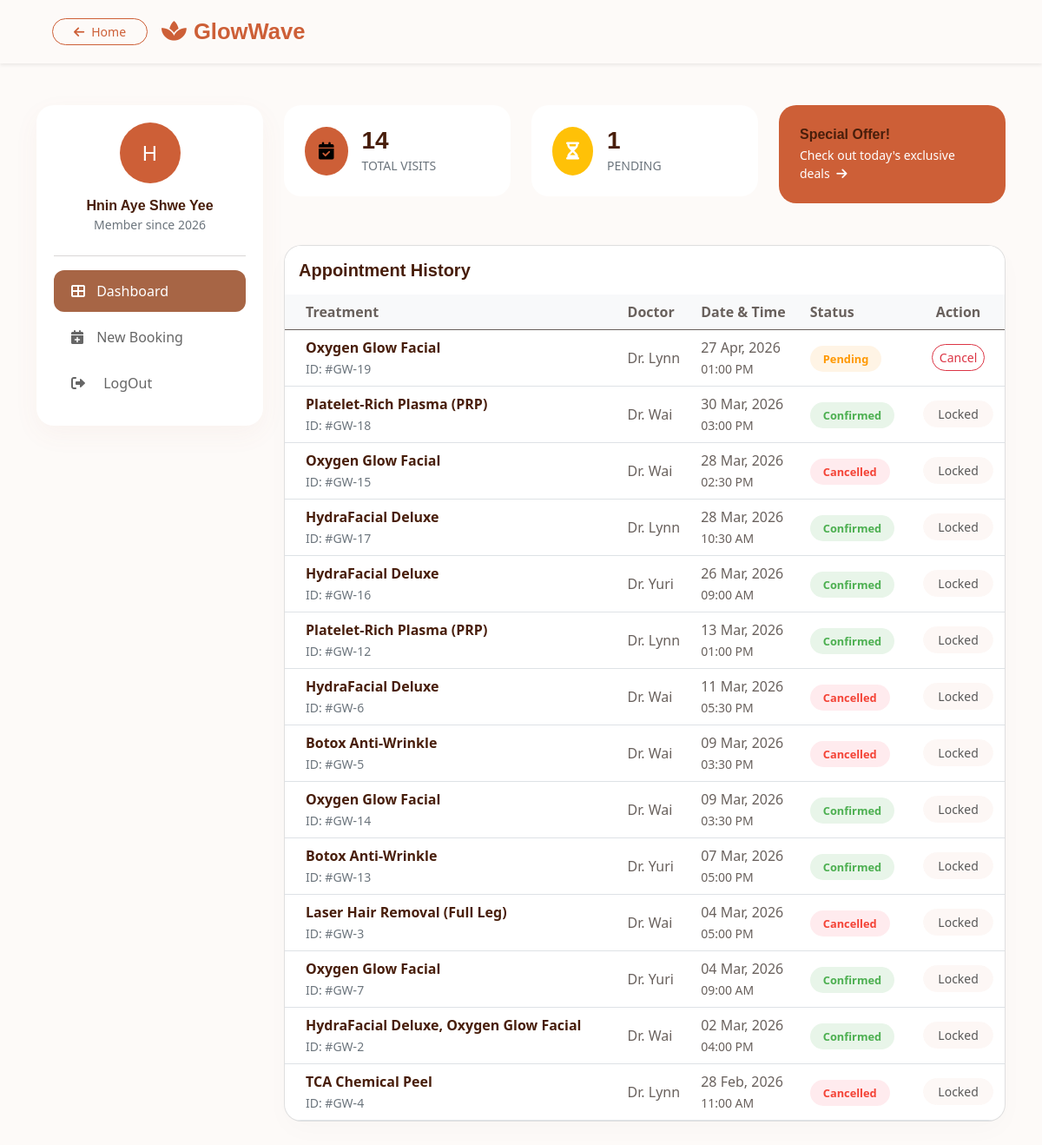
Page /pages/client_dashboard.php (signed in) on the committed database.
### tables this page shows
CREATE TABLE `appointments` (
  `appointmentID` int(11) NOT NULL,
  `clientID` int(11) NOT NULL,
  `doctorID` int(11) NOT NULL,
  `book_date` date NOT NULL,
  `book_time` time NOT NULL,
  `status` enum('Pending','Confirmed','Cancelled','Completed') DEFAULT 'Pending',
  `created_at` timestamp NOT NULL DEFAULT current_timestamp(),
  `client_name` varchar(50) NOT NULL,
  `client_phone` varchar(50) NOT NULL,
  `promotionID` int(11) DEFAULT NULL,
  `staffID` int(11) NOT NULL
);

CREATE TABLE `doctor` (
  `doctorID` int(11) NOT NULL,
  `doctorName` varchar(100) NOT NULL,
  `specialization` varchar(100) NOT NULL,
  `phone` varchar(20) NOT NULL,
  `email` varchar(100) NOT NULL,
  `image` varchar(255) NOT NULL
);

### pages/client_dashboard.php (the view, shortened to what this page needs)
<?php
include("connect.php");
$clientID = $_SESSION['clientID'];
$clientName = $_SESSION['clientName'];
$total_res = mysqli_query($connect, "SELECT COUNT(*) as total FROM Appointments WHERE clientID = '$clientID'");
$total_data = mysqli_fetch_assoc($total_res);
$pending_res = mysqli_query($connect, "SELECT COUNT(*) as pending FROM Appointments WHERE clientID = '$clientID' AND status = 'Pending'");
$pending_data = mysqli_fetch_assoc($pending_res);
$sql = "SELECT a.*, d.doctorName,
               GROUP_CONCAT(t.treatmentName SEPARATOR ', ') as treatments
        FROM Appointments a
        JOIN Doctor d ON a.doctorID = d.doctorID
        JOIN appointment_details ad ON a.appointmentID = ad.appointmentID
        JOIN Treatment t ON ad.treatmentID = t.treatmentID
        WHERE a.clientID = '$clientID'
        GROUP BY a.appointmentID
        ORDER BY a.book_date DESC, a.book_time DESC";
$appt_res = mysqli_query($connect, $sql);
?>
<!DOCTYPE html>
<html lang="en">
<head>
    <link href="css/bootstrap.min.css" rel="stylesheet">
    <link href="https://cdnjs.cloudflare.com/ajax/libs/font-awesome/6.0.0/css/all.min.css" rel="stylesheet">
</head>
<body>
    <nav class="navbar navbar-expand-lg sticky-top py-3 px-lg-5 shadow-sm">
        <div class="container-fluid">
            <a href="index.php" class="btn btn-outline-primary btn-sm rounded-pill px-4 me-3">
                <i class="fa fa-arrow-left me-2"></i>Home
            </a>
            <a href="index.php" class="navbar-brand me-auto">
                <h1 class="m-0 text-primary" style="font-size: 1.6rem; font-weight: 800;">
                    <i class="fa fa-spa me-2"></i>GlowWave
                </h1>
            </a>
        </div>
    </nav>
    <div class="container py-5">
        <div class="row g-4">
            <div class="col-lg-3">
                <div class="sidebar">
                    <div class="text-center mb-4">
                        <div class="bg-primary text-white rounded-circle d-inline-flex align-items-center justify-content-center mb-3" style="width: 70px; height: 70px; font-size: 1.5rem;">
                            <?= strtoupper(substr($clientName, 0, 1)) ?>
                        </div>
                        <h6 class="mb-0"><?= $clientName ?></h6>
                        <small class="text-muted">Member since <?= date('Y') ?></small>
                    </div>
                    <hr>
                    <a href="client_dashboard.php" class="nav-link-custom active"><i class="fa fa-th-large"></i> Dashboard</a>
                    <a href="appointment.php" class="nav-link-custom"><i class="fa fa-calendar-plus"></i> New Booking</a>
                    <a href="logout.php" class="nav-link-custom"><i class="fa-solid fa-right-from-bracket me-2"></i> LogOut</a>
                </div>
            </div>
            <div class="col-lg-9">
                <div class="row g-4 mb-5">
                    <div class="col-md-4">
                        <div class="stat-card card p-4">
                            <div class="d-flex align-items-center">
                                <div class="btn-primary rounded-circle p-3 me-3"><i class="fa fa-calendar-check fa-lg"></i></div>
                                <div>
                                    <h3 class="mb-0"><?= $total_data['total'] ?></h3>
                                    <small class="text-muted text-uppercase">Total Visits</small>
                                </div>
                            </div>
                        </div>
                    </div>
                    <div class="col-md-4">
                        <div class="stat-card card p-4">
                            <div class="d-flex align-items-center">
                                <div class="bg-warning text-white rounded-circle p-3 me-3"><i class="fa fa-hourglass-half fa-lg"></i></div>
                                <div>
                                    <h3 class="mb-0"><?= $pending_data['pending'] ?></h3>
                                    <small class="text-muted text-uppercase">Pending</small>
                                </div>
                            </div>
                        </div>
                    </div>
                    <div class="col-md-4">
                        <div class="stat-card card p-4 bg-primary text-white">
                            <a href="promotion.php" class="text-white text-decoration-none">
                                <h6 class="mb-1">Special Offer!</h6>
                                <p class="small mb-0">Check out today's exclusive deals <i class="fa fa-arrow-right ms-1"></i></p>
                            </a>
                        </div>
                    </div>
                </div>
                <div class="table-container card border-none">
                    <div class="card-header bg-white py-3 border-0 d-flex justify-content-between">
                        <h5 class="mb-0 fw-bold">Appointment History</h5>
                    </div>
                    <div class="table-responsive">
                        <table class="table table-hover align-middle mb-0">
                            <thead>
                                <tr>
                                    <th class="ps-4">Treatment</th>
                                    <th>Doctor</th>
                                    <th>Date & Time</th>
                                    <th>Status</th>
                                    <th class="text-center">Action</th>
                                </tr>
                            </thead>
                            <tbody>
                                <?php if(mysqli_num_rows($appt_res) > 0): while($row = mysqli_fetch_assoc($appt_res)): ?>
                                <tr>
                                    <td class="ps-4">
                                        <span class="fw-bold d-block text-dark"><?= $row['treatments'] ?></span>
                                        <small class="text-muted">ID: #GW-<?= $row['appointmentID'] ?></small>
                                    </td>
                                    <td><?= $row['doctorName'] ?></td>
                                    <td><?= date('d M, Y', strtotime($row['book_date'])) ?><br><small><?= date('h:i A', strtotime($row['book_time'])) ?></small></td>
                                    <td><span class="status-badge status-<?= $row['status'] ?>"><?= $row['status'] ?></span></td>
                                    <td class="text-center">
                                        <?php if($row['status'] == 'Pending'): ?>
                                            <a href="cancel-appt.php?id=<?= $row['appointmentID'] ?>" class="btn btn-sm btn-outline-danger rounded-pill" onclick="return confirm('Confirm cancellation?')">Cancel</a>
                                        <?php else: ?>
                                            <button class="btn btn-sm btn-light rounded-pill px-3" disabled>Locked</button>
                                        <?php endif; ?>
                                    </td>
                                </tr>
                                <?php endwhile; else: ?>
                                    <tr><td colspan="5" class="text-center py-5">No appointments found.</td></tr>
                                <?php endif; ?>
                            </tbody>
                        </table>
                    </div>
                </div>
            </div>
        </div>
    </div>
</body>
</html>

### pages/client_dashboard.php (style rules this page uses)
:root { --primary: #A76545; --bg-light: #fdfaf8; }
body { background-color: var(--bg-light); font-family: 'Segoe UI', sans-serif; }
.sidebar { background: white; border-radius: 20px; padding: 20px; box-shadow: 0 10px 30px rgba(167, 101, 69, 0.05); height: fit-content; }
.nav-link-custom { color: #666; padding: 12px 20px; border-radius: 12px; display: block; text-decoration: none; transition: 0.3s; margin-bottom: 5px; }
.nav-link-custom:hover, .nav-link-custom.active { background: var(--primary); color: white; }
.nav-link-custom i { width: 25px; }
.stat-card { border: none; border-radius: 20px; transition: 0.3s; }
.table-container { background: white; border-radius: 20px; overflow: hidden; box-shadow: 0 10px 30px rgba(0,0,0,0.02); }
.table thead { background: #f8f9fa; }
.status-badge { padding: 6px 15px; border-radius: 50px; font-size: 0.8rem; font-weight: 600; }
.status-Pending { background: #fff4e5; color: #ff9800; }
.status-Confirmed { background: #e8f5e9; color: #4caf50; }
.status-Cancelled { background: #ffebee; color: #f44336; }

### rows in the picture
appointments: treatments "Oxygen Glow Facial", appointmentID "19", doctorID.doctorName "Dr. Lynn", book_date "27 Apr, 2026", book_time "01:00 PM", status "Pending"
appointments: treatments "Platelet-Rich Plasma (PRP)", appointmentID "18", doctorID.doctorName "Dr. Wai", book_date "30 Mar, 2026", book_time "03:00 PM", status "Confirmed", shows "Locked"
appointments: treatments "Oxygen Glow Facial", appointmentID "15", doctorID.doctorName "Dr. Wai", book_date "28 Mar, 2026", book_time "02:30 PM", status "Cancelled", shows "Locked"
appointments: treatments "HydraFacial Deluxe", appointmentID "17", doctorID.doctorName "Dr. Lynn", book_date "28 Mar, 2026", book_time "10:30 AM", status "Confirmed", shows "Locked"
appointments: treatments "HydraFacial Deluxe", appointmentID "16", doctorID.doctorName "Dr. Yuri", book_date "26 Mar, 2026", book_time "09:00 AM", status "Confirmed", shows "Locked"
appointments: treatments "Platelet-Rich Plasma (PRP)", appointmentID "12", doctorID.doctorName "Dr. Lynn", book_date "13 Mar, 2026", book_time "01:00 PM", status "Confirmed", shows "Locked"
appointments: treatments "HydraFacial Deluxe", appointmentID "6", doctorID.doctorName "Dr. Wai", book_date "11 Mar, 2026", book_time "05:30 PM", status "Cancelled", shows "Locked"
appointments: treatments "Botox Anti-Wrinkle", appointmentID "5", doctorID.doctorName "Dr. Wai", book_date "09 Mar, 2026", book_time "03:30 PM", status "Cancelled", shows "Locked"
appointments: treatments "Oxygen Glow Facial", appointmentID "14", doctorID.doctorName "Dr. Wai", book_date "09 Mar, 2026", book_time "03:30 PM", status "Confirmed", shows "Locked"
appointments: treatments "Botox Anti-Wrinkle", appointmentID "13", doctorID.doctorName "Dr. Yuri", book_date "07 Mar, 2026", book_time "05:00 PM", status "Confirmed", shows "Locked"
appointments: treatments "Laser Hair Removal (Full Leg)", appointmentID "3", doctorID.doctorName "Dr. Wai", book_date "04 Mar, 2026", book_time "05:00 PM", status "Cancelled", shows "Locked"
appointments: treatments "Oxygen Glow Facial", appointmentID "7", doctorID.doctorName "Dr. Yuri", book_date "04 Mar, 2026", book_time "09:00 AM", status "Confirmed", shows "Locked"
appointments: treatments "HydraFacial Deluxe, Oxygen Glow Facial", appointmentID "2", doctorID.doctorName "Dr. Wai", book_date "02 Mar, 2026", book_time "04:00 PM", status "Confirmed", shows "Locked"
appointments: treatments "TCA Chemical Peel", appointmentID "4", doctorID.doctorName "Dr. Lynn", book_date "28 Feb, 2026", book_time "11:00 AM", status "Cancelled", shows "Locked"

### other values in the picture
substr($clientName, 0, 1) "H"
$clientName "Hnin Aye Shwe Yee"
$total_data['total'] "14"
$pending_data['pending'] "1"
